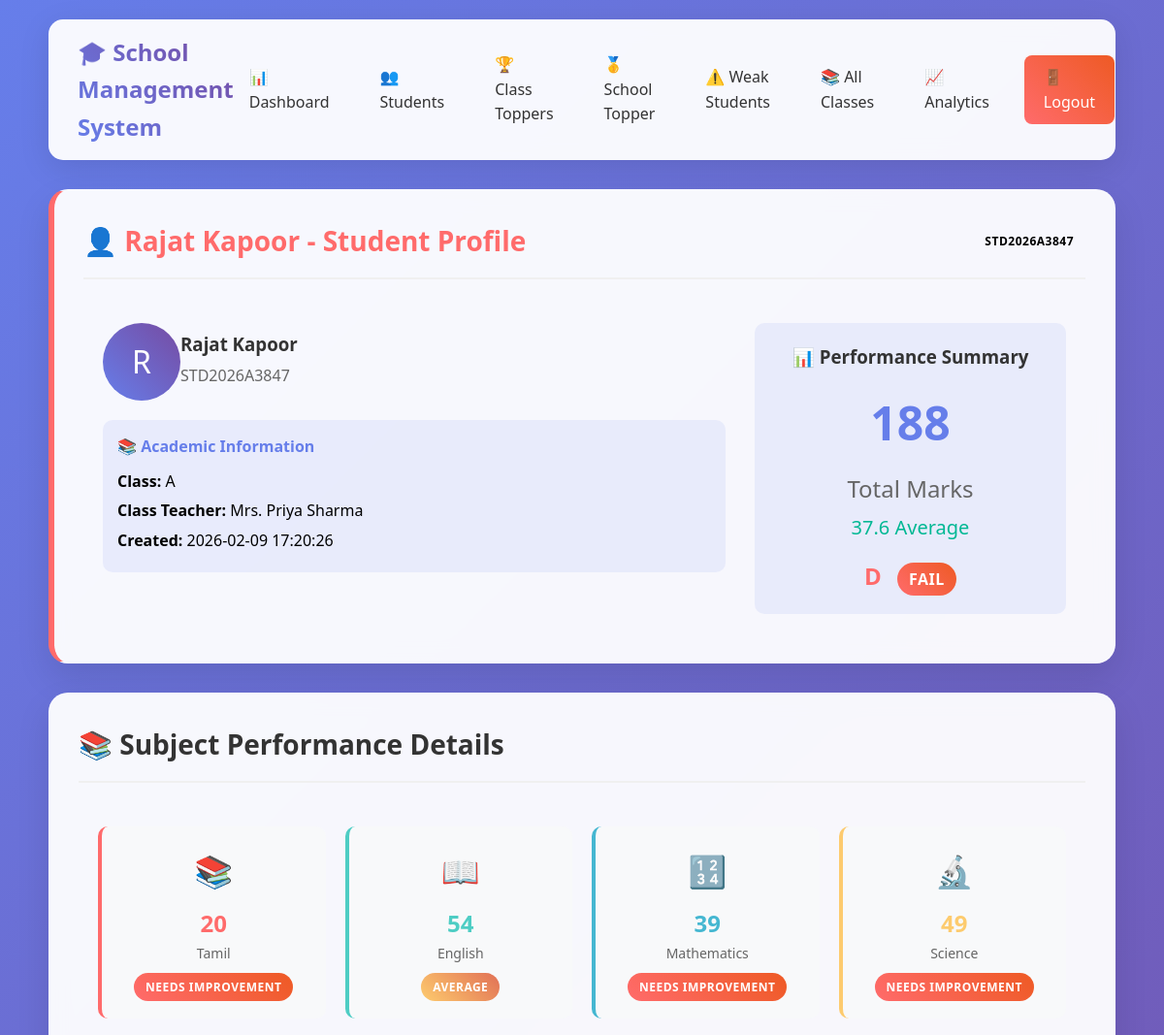
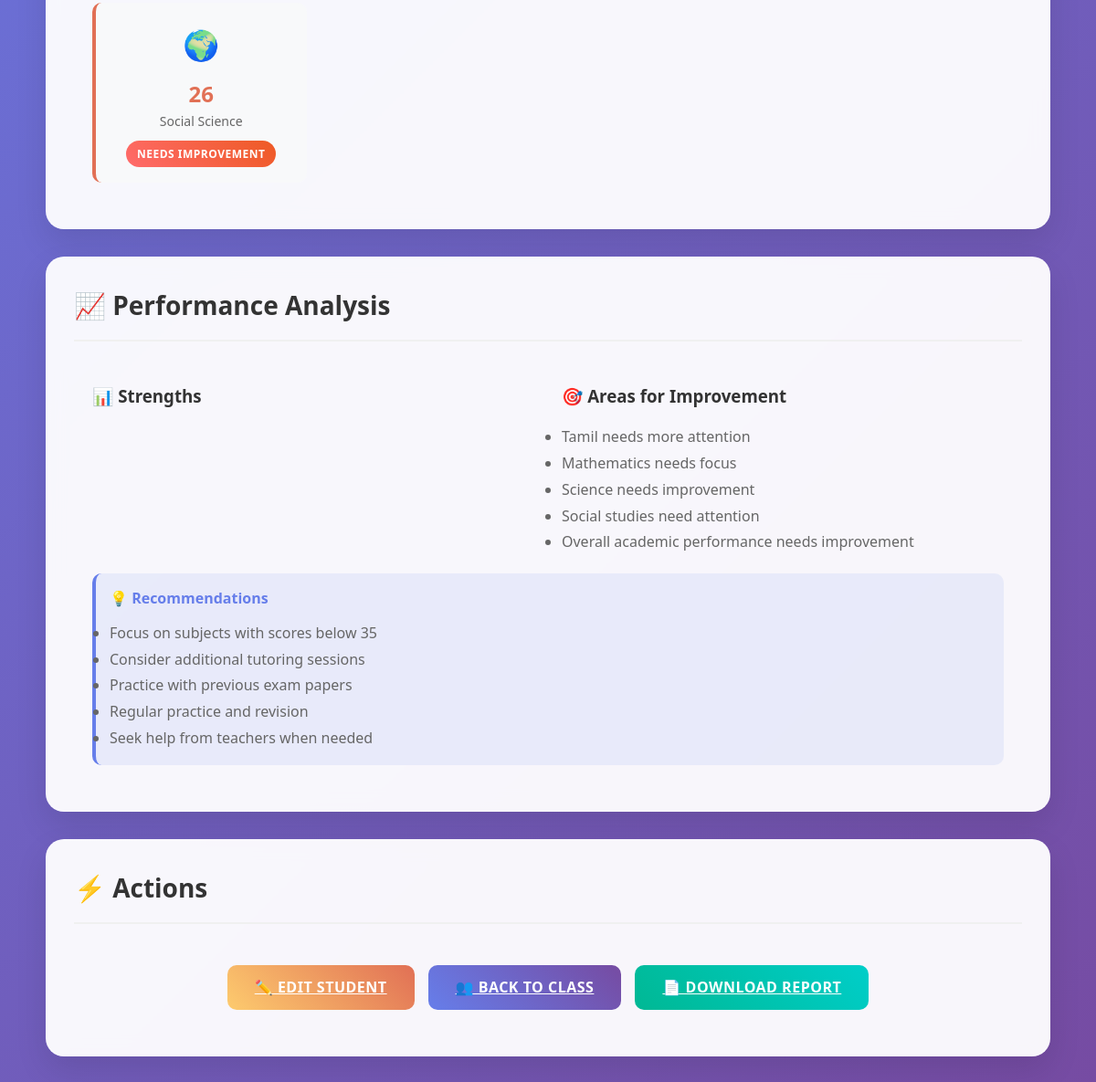
Screenshot of /student-profile/1 (signed in) with the database file from the repository (2 pictures, top to bottom).
### tables this page shows
CREATE TABLE students (
            id INTEGER PRIMARY KEY AUTOINCREMENT,
            student_id TEXT UNIQUE NOT NULL,
            name TEXT NOT NULL,
            class TEXT NOT NULL,
            class_teacher TEXT NOT NULL,
            tamil INTEGER,
            english INTEGER,
            maths INTEGER,
            science INTEGER,
            social INTEGER,
            total INTEGER,
            average REAL,
            grade TEXT,
            status TEXT,
            created_at TIMESTAMP DEFAULT CURRENT_TIMESTAMP
        );

### app.py (the view)
    def decorated_function(*args, **kwargs):
        if 'teacher_id' not in session:
            return redirect(url_for('login'))
        return f(*args, **kwargs)

### templates/student_profile.html (shortened to what this page needs)
<!DOCTYPE html>
<html lang="en">
<head>
    <link rel="stylesheet" href="/static/style.css">
</head>
<body>
    <div class="container">
        <nav class="navbar">
            <div class="nav-brand">
                🎓 School Management System
            </div>
            <div class="nav-links">
                <a href="/dashboard" class="nav-link">📊 Dashboard</a>
                <a href="/" class="nav-link">👥 Students</a>
                <a href="/class-toppers" class="nav-link">🏆 Class Toppers</a>
                <a href="/school-topper" class="nav-link">🥇 School Topper</a>
                <a href="/weak-students" class="nav-link">⚠️ Weak Students</a>
                <a href="/all-classes" class="nav-link">📚 All Classes</a>
                <a href="/analytics" class="nav-link">📈 Analytics</a>
                <a href="/logout" class="nav-link logout-btn">🚪 Logout</a>
            </div>
        </nav>
        <div class="card class-{{ student['class'].lower() }}">
            <div class="card-header">
                <h1 class="card-title">👤 {{ student['name'] }} - Student Profile</h1>
                <span class="badge badge-info">{{ student['student_id'] }}</span>
            </div>
            <div style="display: grid; grid-template-columns: 2fr 1fr; gap: 30px; padding: 20px;">
                <div>
                    <div style="display: flex; align-items: center; margin-bottom: 20px;">
                        <div style="width: 80px; height: 80px; background: linear-gradient(45deg, #667eea, #764ba2); border-radius: 50%; display: flex; align-items: center; justify-content: center; font-size: 32px; color: white;">
                            {{ student['name'][0]|upper if student['name'] else 'S' }}
                        </div>
                        <div>
                            <h3 style="margin: 0; color: #333;">{{ student['name'] }}</h3>
                            <p style="margin: 5px 0; color: #666;">{{ student['student_id'] }}</p>
                        </div>
                    </div>
                    <div style="background: rgba(102, 126, 234, 0.1); padding: 15px; border-radius: 10px; margin-bottom: 20px;">
                        <h4 style="margin: 0 0 10px 0; color: #667eea;">📚 Academic Information</h4>
                        <p style="margin: 5px 0;"><strong>Class:</strong> {{ student['class'] }}</p>
                        <p style="margin: 5px 0;"><strong>Class Teacher:</strong> {{ student['class_teacher'] }}</p>
                        <p style="margin: 5px 0;"><strong>Created:</strong> {{ student['created_at'] }}</p>
                    </div>
                </div>
                <div>
                    <div style="text-align: center; padding: 20px; background: rgba(102, 126, 234, 0.1); border-radius: 10px;">
                        <h3 style="margin: 0 0 15px 0; color: #333;">📊 Performance Summary</h3>
                        <div style="font-size: 48px; font-weight: bold; color: #667eea; margin-bottom: 10px;">
                            {{ student['total'] }}
                        </div>
                        <div style="font-size: 24px; color: #666; margin-bottom: 5px;">
                            Total Marks
                        </div>
                        <div style="font-size: 20px; color: #00b894; margin-bottom: 5px;">
                            {{ "%.1f"|format(student['average']) }} Average
                        </div>
                        <div style="margin-top: 15px;">
                            <span class="grade-{{ student['grade'].lower().replace('+', '-plus') }}" style="font-size: 24px; font-weight: bold;">
                                {{ student['grade'] }}
                            </span>
                            <span class="badge badge-{{ 'success' if student['status'] == 'PASS' else 'danger' }}" style="margin-left: 10px; font-size: 16px;">
                                {{ student['status'] }}
                            </span>
                        </div>
                    </div>
                </div>
            </div>
        </div>
        <div class="card">
            <div class="card-header">
                <h2 class="card-title">📚 Subject Performance Details</h2>
            </div>
            <div style="display: grid; grid-template-columns: repeat(auto-fit, minmax(200px, 1fr)); gap: 20px; padding: 20px;">
                <div style="text-align: center; padding: 20px; background: #f8f9fa; border-radius: 10px; border-left: 4px solid #FF6B6B;">
                    <div style="font-size: 32px; margin-bottom: 10px;">📚</div>
                    <div style="font-size: 24px; font-weight: bold; color: #FF6B6B;">{{ student['tamil'] }}</div>
                    <div style="color: #666; font-size: 14px;">Tamil</div>
                    {% if student['tamil'] >= 90 %}
                        <div style="margin-top: 10px;"><span class="badge badge-success">Excellent</span></div>
                    {% elif student['tamil'] >= 75 %}
                        <div style="margin-top: 10px;"><span class="badge badge-info">Good</span></div>
                    {% elif student['tamil'] >= 50 %}
                        <div style="margin-top: 10px;"><span class="badge badge-warning">Average</span></div>
                    {% else %}
                        <div style="margin-top: 10px;"><span class="badge badge-danger">Needs Improvement</span></div>
                    {% endif %}
                </div>
                <div style="text-align: center; padding: 20px; background: #f8f9fa; border-radius: 10px; border-left: 4px solid #4ECDC4;">
                    <div style="font-size: 32px; margin-bottom: 10px;">📖</div>
                    <div style="font-size: 24px; font-weight: bold; color: #4ECDC4;">{{ student['english'] }}</div>
                    <div style="color: #666; font-size: 14px;">English</div>
                    {% if student['english'] >= 90 %}
                        <div style="margin-top: 10px;"><span class="badge badge-success">Excellent</span></div>
                    {% elif student['english'] >= 75 %}
                        <div style="margin-top: 10px;"><span class="badge badge-info">Good</span></div>
                    {% elif student['english'] >= 50 %}
                        <div style="margin-top: 10px;"><span class="badge badge-warning">Average</span></div>
                    {% else %}
                        <div style="margin-top: 10px;"><span class="badge badge-danger">Needs Improvement</span></div>
                    {% endif %}
                </div>
                <div style="text-align: center; padding: 20px; background: #f8f9fa; border-radius: 10px; border-left: 4px solid #45B7D1;">
                    <div style="font-size: 32px; margin-bottom: 10px;">🔢</div>
                    <div style="font-size: 24px; font-weight: bold; color: #45B7D1;">{{ student['maths'] }}</div>
                    <div style="color: #666; font-size: 14px;">Mathematics</div>
                    {% if student['maths'] >= 90 %}
                        <div style="margin-top: 10px;"><span class="badge badge-success">Excellent</span></div>
                    {% elif student['maths'] >= 75 %}
                        <div style="margin-top: 10px;"><span class="badge badge-info">Good</span></div>
                    {% elif student['maths'] >= 50 %}
                        <div style="margin-top: 10px;"><span class="badge badge-warning">Average</span></div>
                    {% else %}
                        <div style="margin-top: 10px;"><span class="badge badge-danger">Needs Improvement</span></div>
                    {% endif %}
                </div>
                <div style="text-align: center; padding: 20px; background: #f8f9fa; border-radius: 10px; border-left: 4px solid #fdcb6e;">
                    <div style="font-size: 32px; margin-bottom: 10px;">🔬</div>
                    <div style="font-size: 24px; font-weight: bold; color: #fdcb6e;">{{ student['science'] }}</div>
                    <div style="color: #666; font-size: 14px;">Science</div>
                    {% if student['science'] >= 90 %}
                        <div style="margin-top: 10px;"><span class="badge badge-success">Excellent</span></div>
                    {% elif student['science'] >= 75 %}
                        <div style="margin-top: 10px;"><span class="badge badge-info">Good</span></div>
                    {% elif student['science'] >= 50 %}
                        <div style="margin-top: 10px;"><span class="badge badge-warning">Average</span></div>
                    {% else %}
                        <div style="margin-top: 10px;"><span class="badge badge-danger">Needs Improvement</span></div>
                    {% endif %}
                </div>
                <div style="text-align: center; padding: 20px; background: #f8f9fa; border-radius: 10px; border-left: 4px solid #e17055;">
                    <div style="font-size: 32px; margin-bottom: 10px;">🌍</div>
                    <div style="font-size: 24px; font-weight: bold; color: #e17055;">{{ student['social'] }}</div>
                    <div style="color: #666; font-size: 14px;">Social Science</div>
                    {% if student['social'] >= 90 %}
                        <div style="margin-top: 10px;"><span class="badge badge-success">Excellent</span></div>
                    {% elif student['social'] >= 75 %}
                        <div style="margin-top: 10px;"><span class="badge badge-info">Good</span></div>
                    {% elif student['social'] >= 50 %}
                        <div style="margin-top: 10px;"><span class="badge badge-warning">Average</span></div>
                    {% else %}
                        <div style="margin-top: 10px;"><span class="badge badge-danger">Needs Improvement</span></div>
                    {% endif %}
                </div>
            </div>
        </div>
        <div class="card">
            <div class="card-header">
                <h2 class="card-title">📈 Performance Analysis</h2>
            </div>
            <div style="padding: 20px;">
                <div style="display: grid; grid-template-columns: 1fr 1fr; gap: 30px;">
                    <div>
                        <h3 style="color: #333; margin-bottom: 15px;">📊 Strengths</h3>
                    </div>
                    <div>
                        <h3 style="color: #333; margin-bottom: 15px;">🎯 Areas for Improvement</h3>
                        <ul style="color: #666; line-height: 1.8;">
                            {% if student['tamil'] < 50 %}<li>Tamil needs more attention</li>{% endif %}
                            {% if student['maths'] < 50 %}<li>Mathematics needs focus</li>{% endif %}
                            {% if student['science'] < 50 %}<li>Science needs improvement</li>{% endif %}
                            {% if student['social'] < 50 %}<li>Social studies need attention</li>{% endif %}
                            {% if student['status'] == 'FAIL' %}<li>Overall academic performance needs improvement</li>{% endif %}
                        </ul>
                    </div>
                </div>
                <div style="margin-top: 20px; padding: 15px; background: rgba(102, 126, 234, 0.1); border-radius: 10px; border-left: 4px solid #667eea;">
                    <h4 style="color: #667eea; margin-bottom: 10px;">💡 Recommendations</h4>
                    <ul style="color: #666; line-height: 1.8;">
                        {% if student['status'] == 'FAIL' %}
                            <li>Focus on subjects with scores below 35</li>
                            <li>Consider additional tutoring sessions</li>
                            <li>Practice with previous exam papers</li>
                        {% else %}
                            <li>Maintain current performance level</li>
                            <li>Participate in academic competitions</li>
                            <li>Consider advanced study materials</li>
                        {% endif %}
                        <li>Regular practice and revision</li>
                        <li>Seek help from teachers when needed</li>
                    </ul>
                </div>
            </div>
        </div>
        <div class="card">
            <div class="card-header">
                <h2 class="card-title">⚡ Actions</h2>
            </div>
            <div style="padding: 20px;">
                <div style="display: flex; gap: 15px; justify-content: center;">
                    <a href="/edit/{{ student['id'] }}" class="btn btn-warning">
                        ✏️ Edit Student
                    </a>
                    <a href="/" class="btn btn-primary">
                        👥 Back to Class
                    </a>
                    <a href="/export-pdf" class="btn btn-success">
                        📄 Download Report
                    </a>
                </div>
            </div>
        </div>
    </div>
</body>
</html>

### rows the page displays
students: name "Rajat Kapoor", student_id "STD2026A3847", name "R", class "A", class_teacher "Mrs. Priya Sharma", created_at "2026-02-09 17:20:26", total "188", average "37.6", grade "D", status "FAIL", tamil "20", english "54", maths "39", science "49", social "26"
